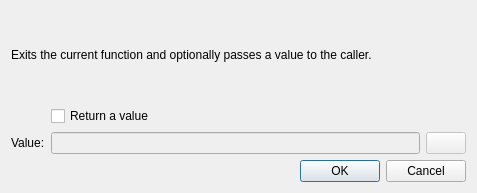
<?xml version="1.0" encoding="UTF-8"?>
<ui version="4.0">
 <class>AlgoReturnStmt</class>
 <widget class="QDialog" name="AlgoReturnStmt">
  <property name="windowModality">
   <enum>Qt::WindowModal</enum>
  </property>
  <property name="geometry">
   <rect>
    <x>0</x>
    <y>0</y>
    <width>477</width>
    <height>193</height>
   </rect>
  </property>
  <property name="windowTitle">
   <string>Return</string>
  </property>
  <property name="windowIcon">
   <iconset resource="../turing.qrc">
    <normaloff>:/action/media/settings.png</normaloff>:/action/media/settings.png</iconset>
  </property>
  <property name="modal">
   <bool>true</bool>
  </property>
  <layout class="QVBoxLayout" name="verticalLayout">
   <item>
    <widget class="QLabel" name="label">
     <property name="text">
      <string>&lt;html&gt;&lt;head/&gt;&lt;body&gt;&lt;p&gt;Exits the current function and optionally passes a value to the caller.&lt;/p&gt;&lt;/body&gt;&lt;/html&gt;</string>
     </property>
     <property name="wordWrap">
      <bool>true</bool>
     </property>
    </widget>
   </item>
   <item>
    <layout class="QGridLayout" name="gridLayout">
     <item row="1" column="0">
      <widget class="QLabel" name="label_3">
       <property name="text">
        <string>Value:</string>
       </property>
      </widget>
     </item>
     <item row="1" column="1">
      <widget class="QLineEdit" name="txtValue">
       <property name="enabled">
        <bool>false</bool>
       </property>
      </widget>
     </item>
     <item row="1" column="2">
      <widget class="QPushButton" name="btnCode">
       <property name="enabled">
        <bool>false</bool>
       </property>
       <property name="text">
        <string/>
       </property>
       <property name="icon">
        <iconset resource="../turing.qrc">
         <normaloff>:/action/media/edit_line.png</normaloff>:/action/media/edit_line.png</iconset>
       </property>
      </widget>
     </item>
     <item row="0" column="1">
      <widget class="QCheckBox" name="cbxHasValue">
       <property name="text">
        <string>Return a value</string>
       </property>
      </widget>
     </item>
    </layout>
   </item>
   <item>
    <widget class="QDialogButtonBox" name="buttonBox">
     <property name="orientation">
      <enum>Qt::Horizontal</enum>
     </property>
     <property name="standardButtons">
      <set>QDialogButtonBox::Cancel|QDialogButtonBox::Ok</set>
     </property>
    </widget>
   </item>
  </layout>
 </widget>
 <resources>
  <include location="../turing.qrc"/>
 </resources>
 <connections>
  <connection>
   <sender>buttonBox</sender>
   <signal>accepted()</signal>
   <receiver>AlgoReturnStmt</receiver>
   <slot>accept()</slot>
   <hints>
    <hint type="sourcelabel">
     <x>238</x>
     <y>172</y>
    </hint>
    <hint type="destinationlabel">
     <x>238</x>
     <y>96</y>
    </hint>
   </hints>
  </connection>
  <connection>
   <sender>buttonBox</sender>
   <signal>rejected()</signal>
   <receiver>AlgoReturnStmt</receiver>
   <slot>reject()</slot>
   <hints>
    <hint type="sourcelabel">
     <x>238</x>
     <y>172</y>
    </hint>
    <hint type="destinationlabel">
     <x>238</x>
     <y>96</y>
    </hint>
   </hints>
  </connection>
 </connections>
</ui>
